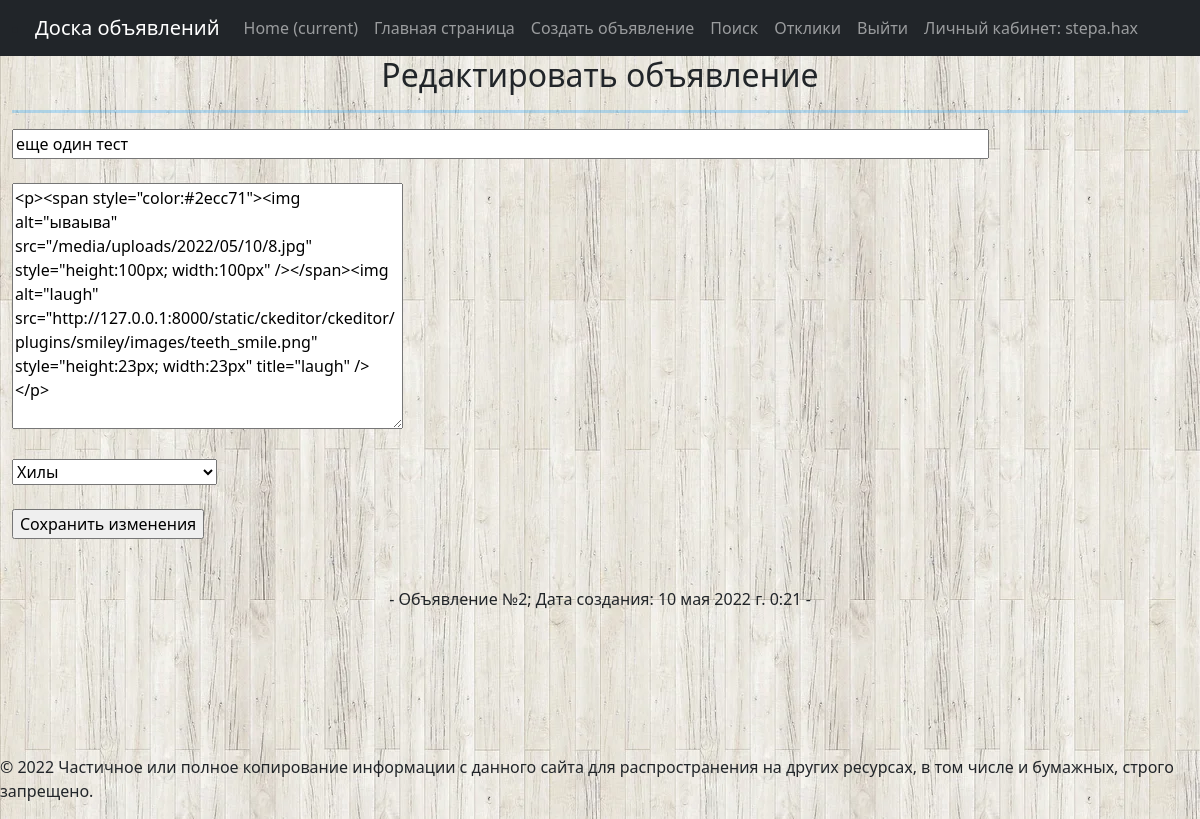
The app's page /edit/2 (signed in) with its own data.
### main/models.py (models this page shows, shortened)
class Advert(models.Model):
    title = models.CharField(max_length=128, verbose_name="Заголовок")
    content = RichTextUploadingField(verbose_name='Контент')
    category = models.ForeignKey(Category, on_delete=models.CASCADE, verbose_name="Категория")
    user = models.ForeignKey(User, blank=True, null=True, on_delete=models.CASCADE, verbose_name='Пользователь')
    dateCreation = models.DateTimeField(auto_now_add=True, verbose_name="Время создания объявления")
    class Meta:
        verbose_name = "Объявления"
        verbose_name_plural = "Объявления"

### main/views.py (the view)
# urls.py: path('edit/<int:pk>', ProtectAdvertEdit.as_view(), name='edit'),
class ProtectAdvertEdit(LoginRequiredMixin, AdvertEdit):
    permission_required = ('edit',)

### main/forms.py (shortened to what this page needs)
class AdvertForm(ModelForm):
    def __init__(self, *args, **kwargs):
        super().__init__(*args, **kwargs)
        self.fields['category'].empty_label = "Категории не выбраны"
    class Meta:
        model = Advert
        fields = '__all__'
        exclude = ['user']
        """widgets - задает форматирование полей,
           size - задаёт нужный нам размер поля на странице,
           placeholder - текст в пустом поле"""
        widgets = {'title': TextInput(attrs={'size': 100, 'placeholder': 'Название объявления'})}

### main/models.py (called while the page is built)
    def __str__(self):
        return f'{self.name}'

### main/views.py (called while the page is built)
    def get_object(self, **kwargs):
        pk = self.kwargs.get('pk')
        return Advert.objects.get(pk=pk)

### templates/advert_edit.html (shortened to what this page needs)
{% extends 'flatpages/default.html' %}
{% load static %}
{% block content %}
<h2>Редактировать объявление</h2>
<hr size="5" style="color: #0099ff;"/>
<form align="left" method="POST">
    {{ form.title }}<br>
    {{ form.media }}<br>
    {{ form.content }}<br><br>
    {{ form.category }}<br><br>
    <input type="submit" value="Сохранить изменения">
</form><br><br>
- Объявление №{{ advert.pk }}; Дата создания: {{ advert.dateCreation }} -<br><br><br>
{% endblock content %}

### templates/flatpages/default.html (shortened to what this page needs)
<!DOCTYPE html>
{% load static %}
<html lang="en">
<head>
    <link href="{% static 'css/styles.css' %}" rel="stylesheet"/>
</head>
<body background="{% static 'images/3.jpg' %}">
<nav class="navbar navbar-expand-lg navbar-dark bg-dark static-top">
    <div class="container">
        <li class="nav-item">
            <a class="navbar-brand" href="/admin/">Доска объявлений</a>
        </li>
        <div class="collapse navbar-collapse" id="navbarResponsive">
            <ul class="navbar-nav ml-auto">
                <li class="nav-item active">
                    <a class="nav-link" href="/home/">Home
                        <span class="sr-only">(current)</span>
                    </a>
                </li>
                <li class="nav-item">
                    <a class="nav-link" href="{% url 'main' %}">Главная страница</a>
                </li>
                {% if request.user.username %}
                <li class="nav-item">
                    <a class="nav-link" href="{% url 'create' %}">Создать объявление</a>
                </li>
                {% endif %}
                <li class="nav-item">
                    <a class="nav-link" href="{% url 'search' %}">Поиск</a>
                </li>
                {% if request.user.username %}
                    <li class="nav-item"><a class="nav-link" href="{% url 'response' %}">Отклики</a></li>
                {% endif %}
                {% if request.user.username %}
                <li class="nav-item"><a class="nav-link" href="{% url 'logout' %}">Выйти</a></li>
                {% endif %}
                {% if not request.user.username %}
                <li class="nav-item"><a class="nav-link" href="http://127.0.0.1:8000/sign/login/">Войти</a>
                </li>
                {% else %}
                <li><a class="nav-link" href="{% url 'profile' %}">Личный кабинет: {{request.user.username}}</a></li>
                {% endif %}
            </ul>
        </div>
    </div>
</nav>
<div class="container">
    <div class="row">
        <div class="col-lg-12 text-center">
            {% block content %}
            {% endblock content %}
        </div>
    </div>
</div>
    <br><br><br><br>
    <tr>
        <td valign=top>
            <div id="footer">
                <p>&copy; 2022 Частичное или полное копирование информации с данного сайта для распространения на других ресурсах, в том числе и бумажных, строго запрещено.</p>
            </div>
        </td>
    </tr>
</body>
</html>

### records on screen
Advert: title "еще один тест", content "<p><span style=\"color:#2ecc71\"><img alt=\"ываыва\" src=\"/media/uploads/2022/05/10/8.jpg\" style=\"height:100px; width:100px\" /></span><img alt=\"laugh\" src=\"http://127.0.0.1:8000/static/ckeditor/ckeditor/plugins/smiley/images/teeth_smile.png\" style=\"height:23px; width:23px\" title=\"laugh\" /></p>", category "Хилы", pk "2", dateCreation "10 мая 2022 г. 0:21"

### other values on screen
{{ request.user.username }} "stepa.hax"
